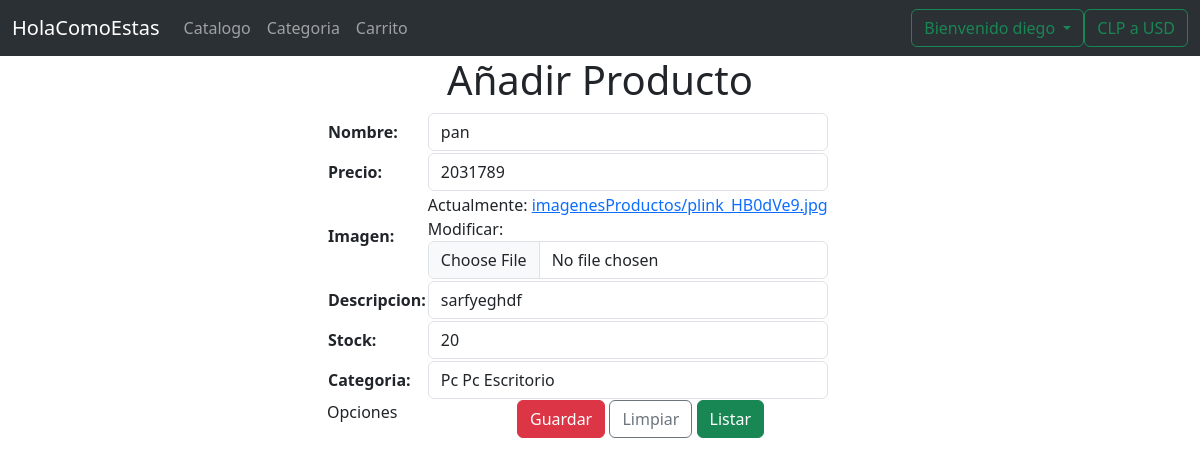
The app's page /market/editarProducto/32 (signed in), older data.
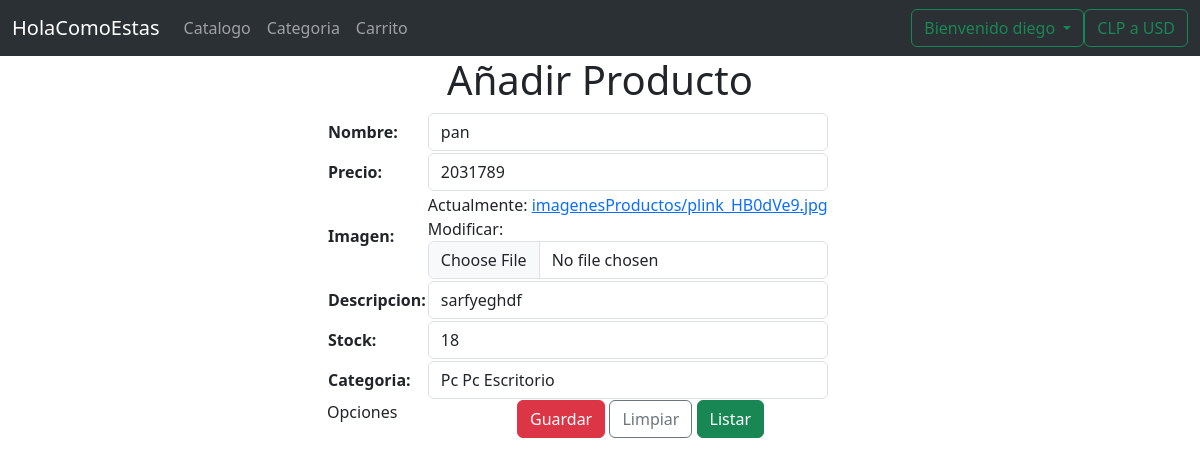
The same page, newer data.
### market/models.py (models this page shows, shortened)
class Productos(models.Model):
    nombre = models.CharField(max_length=50)
    precio = models.CharField(max_length=10)
    imagen = models.FileField(upload_to='imagenesProductos/', null=True)
    stock = models.IntegerField(default=0)
    descripcion = models.TextField()
    fecha_creacion = models.DateTimeField(auto_now_add=True)
    fecha_modificacion = models.DateTimeField(auto_now=True)
    Categoria = models.ForeignKey(Categoria, on_delete=models.CASCADE)

class Categoria(models.Model):
    nombre = models.CharField(max_length=50)
    descripcion = models.TextField()
    def __str__(self):
        return self.nombre + ' ' + self.descripcion

### market/views.py (the view)
# urls.py: path('editarProducto/<int:pk>', views.editarProducto, name='editarProducto'),
@login_required
@user_passes_test(is_superuser, login_url='/market/')
def editarProducto(request, pk):
    context = {}
    try:
        item = Productos.objects.get(pk=pk)
        context['item'] = item
        context['form'] = ProductoForm(instance=item)
    except:
        context['error'] = 'Error al buscar el registro'
    return render(request, 'anadirProductoForm.html', context)

### market/views.py (called while the page is built)
def is_superuser(user):
    return user.is_superuser

### market/templates/anadirProductoForm.html (shortened to what this page needs)
{% extends "plantillaBase.html" %}
{% block tituloPrincipal %}Añadir Producto {% endblock %}
{% block contenido %}
<form action="{% url 'anadirProductoForm' %}" method="post" enctype="multipart/form-data">
    <div class="row">
        <div class="col-12 col-md-7 offset-md-3">
            <table>
                {{form.as_table}}
            </table>
        </div>
    </div>
    <div class="row">
        <div class="col-12 col-md-2 offset-md-3">Opciones</div>
        <div class="col-12 col-md-5">
            <input type="submit" name="btnGuardar" class="btn btn-danger" value="Guardar">
            <input type="submit" name="btnLimpiar" class="btn btn-outline-secondary" value="Limpiar">
            <a href="{% url 'listarProductos' %}" class="btn btn-success">Listar</a>
        </div>
    </div>
</form>
    {% endblock %}

Row changes from the older to the newer data that the page shows:
changed Productos "Pc Pc Escritorio": stock "20" → "18"
